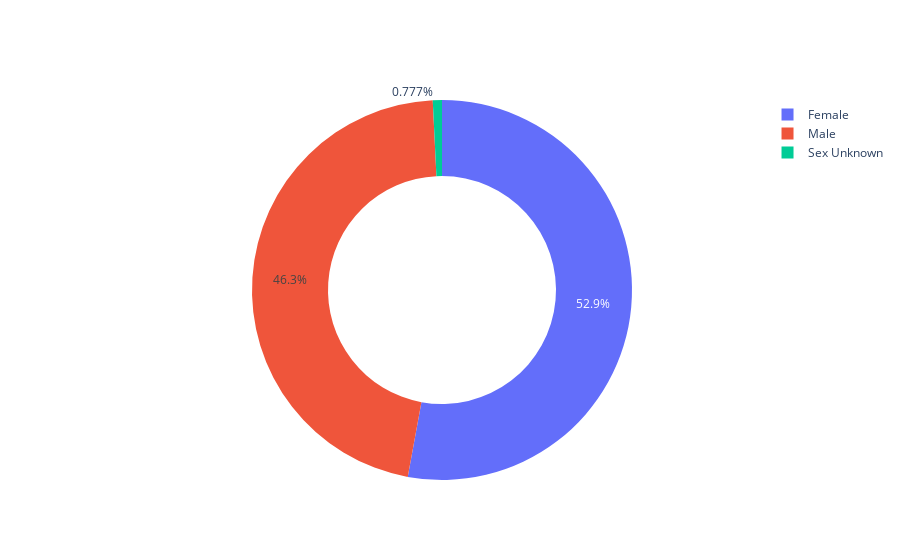

The notebook cell this image was saved under:
### Code cell
## BOX 7 - make a basic donut chart
fig = go.Figure( # Use plotly graph objects to make a figure 
    go.Pie( # Use plotly graph objects to make a pie chart
        values=totals_sex["Total_infected"],# use the content of the 'Total infected' column as data in the plot
        labels=totals_sex["Sex"],# use the content of the 'Sex' column as data in the labels
        hole=0.6, # this is the size of the hole 0.0 means no hole. 1.0 will swallow your plot.
        direction="clockwise",
        sort=True, # in these last two lines, 
    )
)
fig.show() #use this to show the figure

### Figure 1 — Plotly figure (JSON) as saved in the notebook; plotly's stock layout.template omitted (floating-point values rounded to 4 significant figures)
{"data": [{"direction": "clockwise", "hole": 0.6, "labels": ["Male", "Female", "Sex Unknown"], "sort": true, "type": "pie", "values": [1210098, 1381189, 20293]}], "layout": {}}
